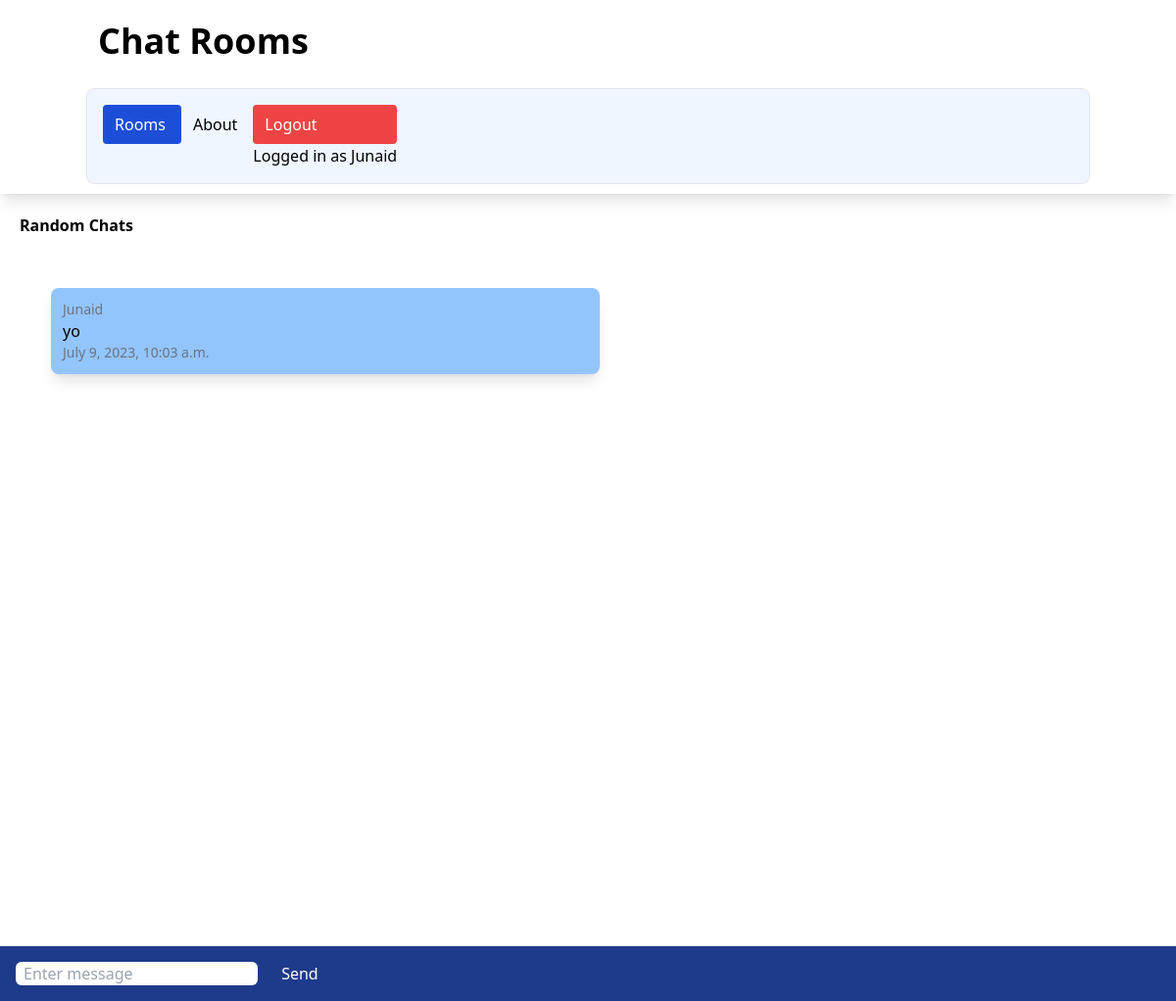
/rooms/random/ (signed in), run on an earlier commit of the app's database.
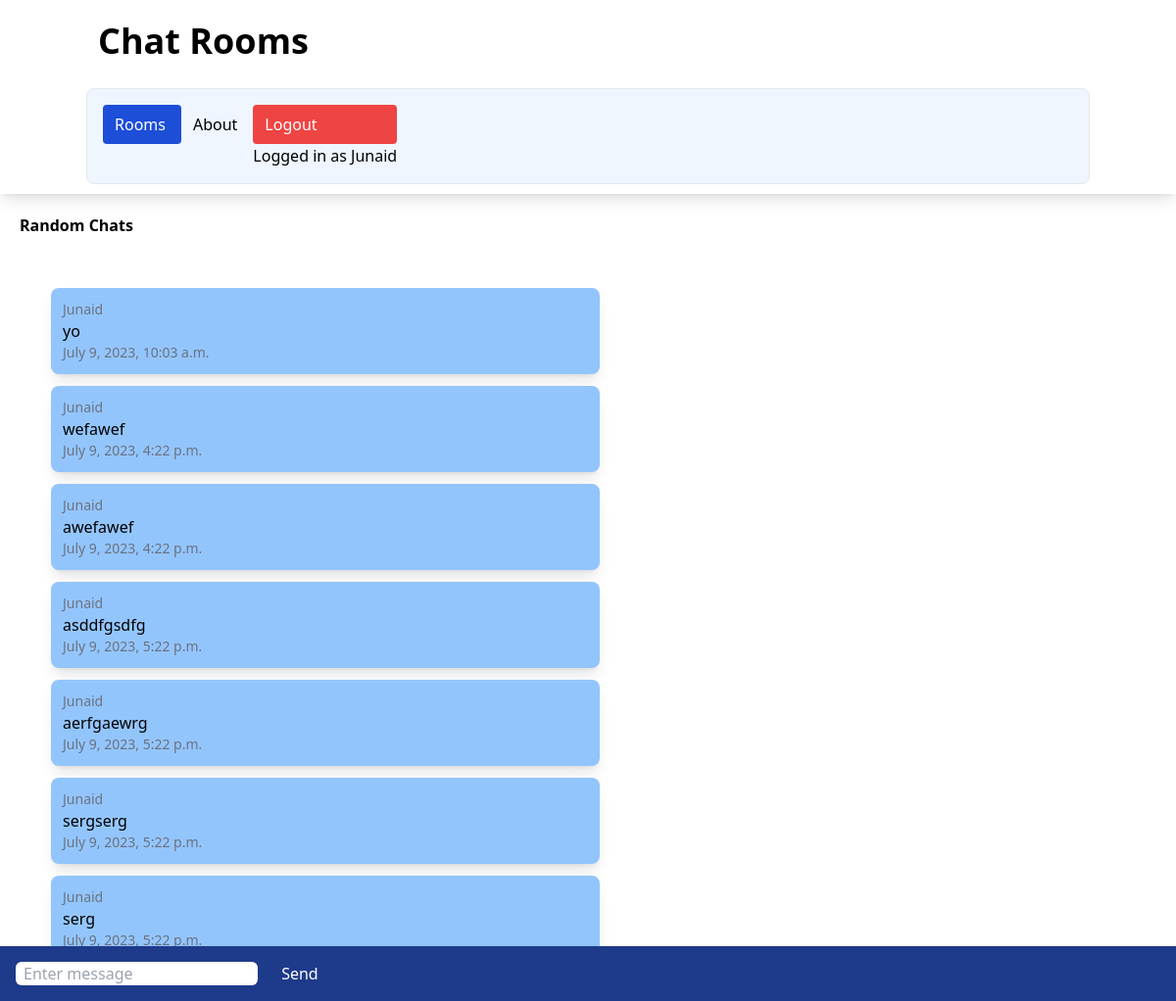
And on a later commit of the database.
### chatapp/models.py (models this page shows)
class ChatRoom(models.Model):
    name=models.CharField(max_length=100)
    slug = models.SlugField( unique=True)

class ChatMessage(models.Model):
    user = models.ForeignKey(User, on_delete=models.CASCADE)
    room = models.ForeignKey(ChatRoom, on_delete=models.CASCADE)
    message_content = models.TextField()
    date = models.DateTimeField(auto_now=True)
    class Meta:
        ordering=('date',)

### chatapp/views.py (the view)
# urls.py: path('<slug:slug>/',views.chatroom,name='chatroom'),
@login_required
def chatroom(request,slug):
    chatroom = ChatRoom.objects.get(slug=slug)
    messages = ChatMessage.objects.filter(room=chatroom)[0:300]
    return render(request,'chatapp/room.html',{'chatroom':chatroom,'messages':messages})

### chatapp/templates/chatapp/room.html (shortened to what this page needs)
{% extends 'chatapp/base.html' %}
{% block body %}
<div class="m-5 font-bold ">
{{ chatroom.name }}
</div>
<div class="message-container m-10 overflow-auto h-[700px]" id="message-container">
<div id="chat-messages">
    {% for message in messages %}
    <div class="message shadow-lg p-3 m-3 rounded-lg w-1/2 bg-blue-300">
        <div class="text-sm text-gray-500">
            {{ message.user.username }}
        </div>
            {{ message.message_content }}
        <div class="text-sm text-gray-500">
            {{ message.date}}
        </div>
    </div>
    {% endfor %}
</div>
</div>
<div class="form-container fixed inset-x-0 bottom-0 bg-blue-900 p-4">
<form method="post">
    <input class="rounded-md px-2" id="message-input" type="text" name="message" placeholder="Enter message">
    <button class="text-white ml-5" id="send-button" type="submit">Send</button>
</form>
</div>
{% endblock %}

### chatapp/templates/chatapp/base.html (shortened to what this page needs)
<!DOCTYPE html>
<html lang="en">
<head>
    <script src="https://cdn.tailwindcss.com"></script>
</head>
<body>
    <nav class="shadow-lg px-3 py-2.5">
        <div class="container flex flex-wrap justify-between mx-auto">
            <a class="flex items-center" >
                <span class="self-center text-4xl font-semibold">Chat Rooms</span>
            </a>
            <div class="w-full block w-auto">
                <ul class="flex flex-row p-4 mt-4 border rounded-lg border-grau-100 bg-blue-50">
                    <li>
                        <a class="block py-2 pl-3 pr-4 rounded bg-blue-700 text-white" href="/rooms">Rooms</a>
                    </li>
                    <li>
                        <a class="block py-2 pl-3 pr-4 rounded " target="_blank" href="https://github.com/June-24/DjangoChat">About</a>
                    </li>
                    <li>
                        {% if user.is_authenticated %}
                        <a class="block py-2 pl-3 pr-4 rounded bg-red-500 text-white" href="{% url 'logout' %}">Logout</a>
                        <h1>Logged in as <a  href="{% url 'profile' %}">{{ user.username }}</a></h1>
                        {% else %}
                        <a class="block py-2 pl-3 pr-4 rounded bg-green-700 text-white" href="{% url 'login' %}">Login</a>
                        {% endif %}
                    </li>
                </ul>
            </div>
        </div>
    </nav>
    {% block body %}
    {% endblock %}
</body>
</html>

What changed in the data, as far as the page shows it:
added ChatMessage: user.username "Junaid", message_content "wefawef", date "July 9, 2023, 4:22 p.m."
added ChatMessage: user.username "Junaid", message_content "awefawef", date "July 9, 2023, 4:22 p.m."
added ChatMessage: user.username "Junaid", message_content "asddfgsdfg", date "July 9, 2023, 5:22 p.m."
added ChatMessage: user.username "Junaid", message_content "aerfgaewrg", date "July 9, 2023, 5:22 p.m."
added ChatMessage: user.username "Junaid", message_content "sergserg", date "July 9, 2023, 5:22 p.m."
added ChatMessage: user.username "Junaid", message_content "serg", date "July 9, 2023, 5:22 p.m."
